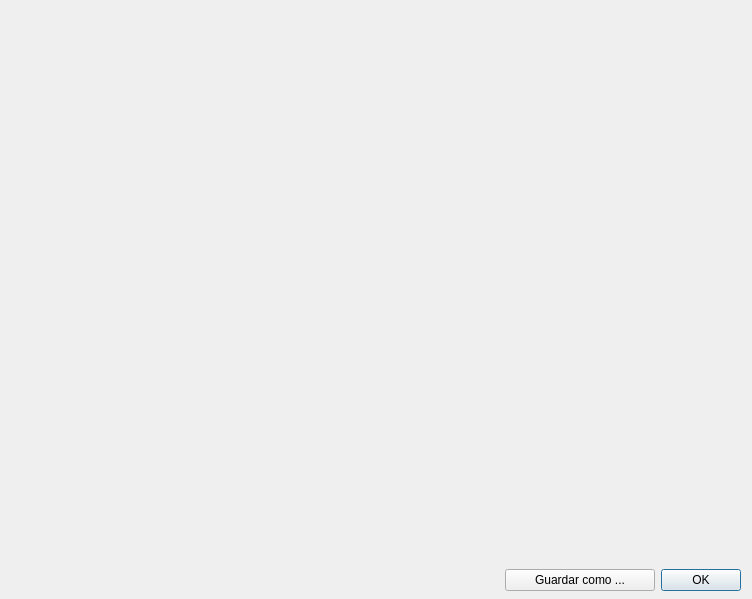
<?xml version="1.0" encoding="UTF-8"?>
<ui version="4.0">
 <class>fExportImageCuentasCliente</class>
 <widget class="QDialog" name="fExportImageCuentasCliente">
  <property name="geometry">
   <rect>
    <x>0</x>
    <y>0</y>
    <width>752</width>
    <height>599</height>
   </rect>
  </property>
  <property name="windowTitle">
   <string>Dialog</string>
  </property>
  <widget class="QWidget" name="">
   <property name="geometry">
    <rect>
     <x>10</x>
     <y>10</y>
     <width>731</width>
     <height>581</height>
    </rect>
   </property>
   <layout class="QVBoxLayout" name="verticalLayout">
    <item>
     <widget class="QLabel" name="lblDibujo">
      <property name="minimumSize">
       <size>
        <width>730</width>
        <height>530</height>
       </size>
      </property>
      <property name="text">
       <string/>
      </property>
     </widget>
    </item>
    <item>
     <layout class="QHBoxLayout" name="horizontalLayout">
      <item>
       <spacer name="horizontalSpacer">
        <property name="orientation">
         <enum>Qt::Horizontal</enum>
        </property>
        <property name="sizeHint" stdset="0">
         <size>
          <width>500</width>
          <height>20</height>
         </size>
        </property>
       </spacer>
      </item>
      <item>
       <widget class="QPushButton" name="pushButton">
        <property name="minimumSize">
         <size>
          <width>150</width>
          <height>0</height>
         </size>
        </property>
        <property name="text">
         <string>Guardar como ...</string>
        </property>
       </widget>
      </item>
      <item>
       <widget class="QDialogButtonBox" name="buttonBox">
        <property name="orientation">
         <enum>Qt::Horizontal</enum>
        </property>
        <property name="standardButtons">
         <set>QDialogButtonBox::Ok</set>
        </property>
       </widget>
      </item>
     </layout>
    </item>
   </layout>
  </widget>
 </widget>
 <resources/>
 <connections>
  <connection>
   <sender>buttonBox</sender>
   <signal>accepted()</signal>
   <receiver>fExportImageCuentasCliente</receiver>
   <slot>accept()</slot>
   <hints>
    <hint type="sourcelabel">
     <x>248</x>
     <y>254</y>
    </hint>
    <hint type="destinationlabel">
     <x>157</x>
     <y>274</y>
    </hint>
   </hints>
  </connection>
  <connection>
   <sender>buttonBox</sender>
   <signal>rejected()</signal>
   <receiver>fExportImageCuentasCliente</receiver>
   <slot>reject()</slot>
   <hints>
    <hint type="sourcelabel">
     <x>316</x>
     <y>260</y>
    </hint>
    <hint type="destinationlabel">
     <x>286</x>
     <y>274</y>
    </hint>
   </hints>
  </connection>
 </connections>
</ui>
